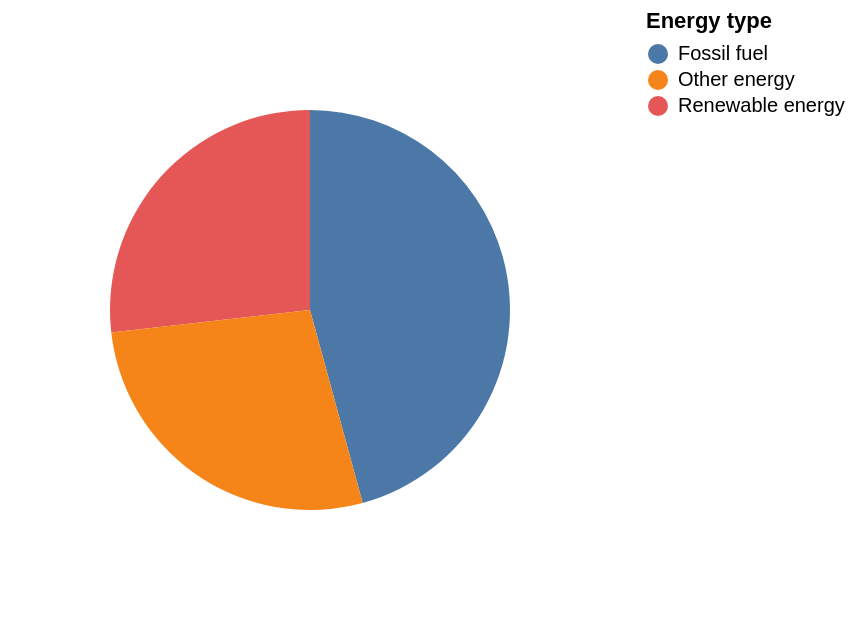

Write notebook code for a chart like this one.
### Markdown cell above
Let's go a step further and add an interaction. 

- Suppose I want to add the amount of energy generated in each `'Energy type'` as well (just as in the original I'm replicating), to do that I will need to define another new field in my aggregation. 
- So let's do that, we can make a new field called `Overall_generated_value` and create it as `'sum(Generated value)` to get the amount of energy added up with that `'Energy type'`.
- Lastly we add the new fields we calculated into the `tooltip` so that they appear when we hover the mouse over the plot.

### Code cell
# Create an arc (pie) chart using the energy DataFrame with a specified radius.
alt.Chart(energy).mark_arc(radius=100).encode(
    # Encode the 'Overall_Percentage' field as the theta (angle) of the arc, specifying it as quantitative data.
    theta=alt.Theta('Overall_Percentage:Q'),
    # Encode the 'Energy type' field as the color of the arc, specifying it as nominal data to differentiate categories.
    color=alt.Color('Energy type:N'),
    # Add a tooltip to display additional information when hovering over each arc segment.
    # The tooltip includes 'Energy type', 'Overall_generated_value', and 'Overall_Percentage' fields.
    tooltip=['Energy type:N', 'Overall_generated_value:Q', 'Overall_Percentage:Q']
).transform_aggregate(
    # Aggregate the data to calculate the total percentage for each energy type.
    Overall_Percentage='sum(Percentage)',
    # Aggregate the data to calculate the total generated value for each energy type.
    Overall_generated_value='sum(Generated value)',
    # Group the aggregation by 'Energy type' to perform the calculations for each unique energy type.
    groupby=['Energy type']
)

### Figure 1 — Vega-Lite specification as saved in the notebook (floating-point values rounded to 4 significant figures)
{"config": {"view": {"continuousWidth": 300, "continuousHeight": 300}}, "data": {"name": "data-db7b795b706e1e22da38045e1a1899b9"}, "mark": {"type": "arc", "radius": 100}, "encoding": {"color": {"field": "Energy type", "type": "nominal"}, "theta": {"field": "Overall_Percentage", "type": "quantitative"}, "tooltip": [{"field": "Energy type", "type": "nominal"}, {"field": "Overall_generated_value", "type": "quantitative"}, {"field": "Overall_Percentage", "type": "quantitative"}]}, "transform": [{"aggregate": [{"op": "sum", "field": "Percentage", "as": "Overall_Percentage"}, {"op": "sum", "field": "Generated value", "as": "Overall_generated_value"}], "groupby": ["Energy type"]}], "$schema": "https://vega.github.io/schema/vega-lite/v5.8.0.json", "datasets": {"data-db7b795b706e1e22da38045e1a1899b9": [{"Fuel": "Coal", "Generated value": 0.49, "Percentage": 1.6, "Energy type": "Fossil fuel"}, {"Fuel": "Gas (combined cycle)", "Generated value": 12.06, "Percentage": 39.9, "Energy type": "Fossil fuel"}, {"Fuel": "Solar voltaic", "Generated value": 1.22, "Percentage": 4.0, "Energy type": "Renewable energy"}, {"Fuel": "Wind", "Generated value": 5.79, "Percentage": 19.1, "Energy type": "Renewable energy"}, {"Fuel": "Hydroelectric", "Generated value": 0.38, "Percentage": 1.2, "Energy type": "Renewable energy"}, {"Fuel": "Pumped storage", "Generated value": 0.21, "Percentage": 0.7, "Energy type": "Other energy"}, {"Fuel": "Nuclear", "Generated value": 4.94, "Percentage": 16.3, "Energy type": "Other energy"}, {"Fuel": "Biomass", "Generated value": 2.18, "Percentage": 7.2, "Energy type": "Other energy"}, {"Fuel": "Other", "Generated value": 0.21, "Percentage": 0.7, "Energy type": "Other energy"}]}}
